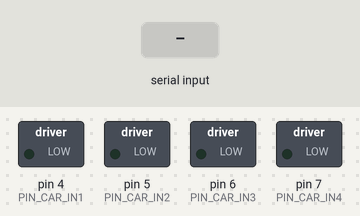
Simulated run of this sketch. Board: Arduino Uno, built with avr-gcc and run on an emulated ATmega328P. Shown: switched loads named in the sketch (green lamp = pin HIGH). The test bench sets the inputs (shaded band).

Above: at 1.4 s.
1.5 s: "1" received over Serial
At 2.3 s:
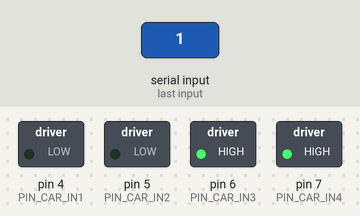
3.0 s: "2" received over Serial
At 3.4 s:
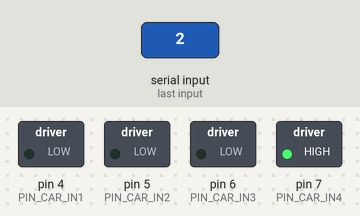
4.5 s: "3" received over Serial
At 5.7 s:
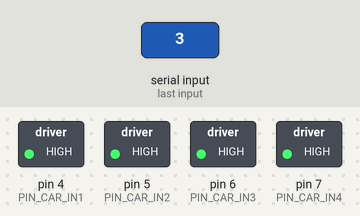
6.0 s: "4" received over Serial
At 6.9 s:
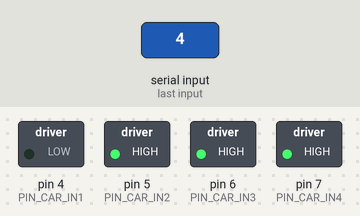
7.5 s: "6" received over Serial
At 8.1 s:
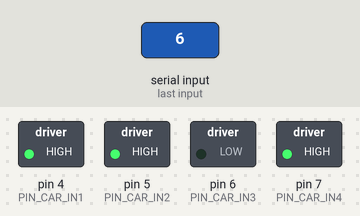
9.0 s: "7" received over Serial
At 10.4 s:
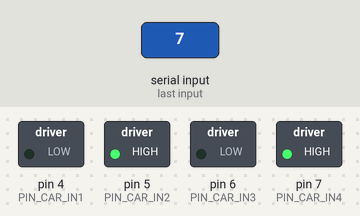
Timing chart, 0 to 11.5 s (numbered marks = the images above; inputs shaded):
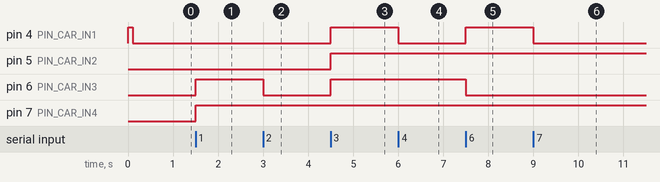

The sketch:

sketch_jun12c.ino
```cpp
#include "Arduino.h"

int PIN_CAR_IN1 = 4;
int PIN_CAR_IN2 = 5;
int PIN_CAR_IN3 = 6;
int PIN_CAR_IN4 = 7;

char incomingByte;

static void(* resetFunc) (void) = 0x0000;  //板子长时间不运行，按下复位键，重启loop循环，硬件指针复位。

void doForward() {
  //Serial.println("doForward\n");
  //front motor
  digitalWrite(PIN_CAR_IN1,LOW);
  digitalWrite(PIN_CAR_IN2,LOW);
  //back motor
  digitalWrite(PIN_CAR_IN3,HIGH);
  digitalWrite(PIN_CAR_IN4,HIGH);
}

void doBackward() {
  //Serial.println("doBackward\n");
  //turn right
  digitalWrite(PIN_CAR_IN1,LOW);
  digitalWrite(PIN_CAR_IN2,LOW);
  digitalWrite(PIN_CAR_IN3,LOW);
  digitalWrite(PIN_CAR_IN4,HIGH);
}

void doLeft() {
  //Serial.println("doLeft\n");
  //trun left-forward
  digitalWrite(PIN_CAR_IN1,HIGH);
  digitalWrite(PIN_CAR_IN2,HIGH);
  digitalWrite(PIN_CAR_IN3,HIGH);
  digitalWrite(PIN_CAR_IN4,HIGH);
}

void doLeft_back() {
  //Serial.println("doLeft\n");
  //trun left-forward
  digitalWrite(PIN_CAR_IN1,HIGH);
  digitalWrite(PIN_CAR_IN2,HIGH);
  digitalWrite(PIN_CAR_IN3,LOW);
  digitalWrite(PIN_CAR_IN4,HIGH);
}

void doRight() {
  //trun right-forward
  //Serial.println("doRight\n");
  digitalWrite(PIN_CAR_IN1,LOW);
  digitalWrite(PIN_CAR_IN2,HIGH);
  digitalWrite(PIN_CAR_IN3,HIGH);
  digitalWrite(PIN_CAR_IN4,HIGH);
}

void doRight_back() {
  //trun right-forward
  //Serial.println("doRight\n");
  digitalWrite(PIN_CAR_IN1,LOW);
  digitalWrite(PIN_CAR_IN2,HIGH);
  digitalWrite(PIN_CAR_IN3,LOW);
  digitalWrite(PIN_CAR_IN4,HIGH);
}

void doStop() {
  //Serial.println("doStop\n");
  digitalWrite(PIN_CAR_IN1,LOW);
  digitalWrite(PIN_CAR_IN2,LOW);
  digitalWrite(PIN_CAR_IN3,LOW);
  digitalWrite(PIN_CAR_IN4,LOW);
}

void setup()
{
  pinMode(PIN_CAR_IN1,OUTPUT);
  pinMode(PIN_CAR_IN2,OUTPUT);
  pinMode(PIN_CAR_IN3,OUTPUT);
  pinMode(PIN_CAR_IN4,OUTPUT);

  Serial.begin(9600);

  digitalWrite(PIN_CAR_IN1, HIGH);
  delay(100);
  digitalWrite(PIN_CAR_IN1, LOW);
  delay(100);
  //resetFunc();
  //digitalWrite(PIN_CAR_IN2, OUTPUT);
  //digitalWrite(PIN_CAR_IN3, OUTPUT);
  //digitalWrite(PIN_CAR_IN4, OUTPUT);
}

void loop()
{
  //Serial.println("hello world\n");
  // send data only when you receive data:
  if (Serial.available() > 0) {
    // read the incoming byte:
    while((incomingByte=Serial.read())>=0){
    //while((incomingByte=Serial.peek())>0){
      //incomingByte = Serial.read();
      switch (incomingByte) {
        case '1':
          // statements
          doForward();
          break;
        case '2':
          // statements
          doBackward();
          break;
        case '3':
          // statements
          doLeft();
          break;
        case '4':
          // statements
          doRight();
          break;
        case '5':
          // statements
          doStop();
          break;
        case '6':
          doLeft_back();
          break;
        case '7':
          doRight_back();
          break;
      }

      //doStop();
      //incomingByte = 0;
      //Serial.flush();
      delay(500);
    }
    // say what you got:
    //Serial.print("I received: ");
    //Serial.println(incomingByte, DEC);
  }
}
```

Measured:
- after the input at 1.5 s, pin 6 (PIN_CAR_IN3), pin 7 (PIN_CAR_IN4): LOW → HIGH at once
- after the input at 3.0 s, pin 6 (PIN_CAR_IN3): HIGH → LOW at once
- after the input at 4.5 s, pin 4 (PIN_CAR_IN1), pin 5 (PIN_CAR_IN2), pin 6 (PIN_CAR_IN3): LOW → HIGH at once
- after the input at 6.0 s, pin 4 (PIN_CAR_IN1): HIGH → LOW at once
- after the input at 7.5 s, pin 4 (PIN_CAR_IN1): LOW → HIGH at once; pin 6 (PIN_CAR_IN3): HIGH → LOW at once
- after the input at 9.0 s, pin 4 (PIN_CAR_IN1): HIGH → LOW at once
